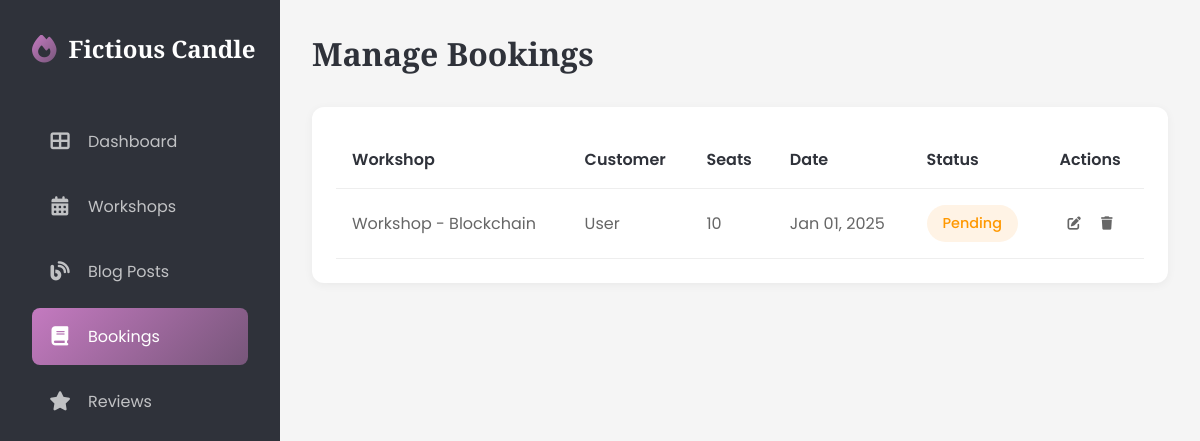
Before: /dashboard/bookings/ (signed in) with the older database file.
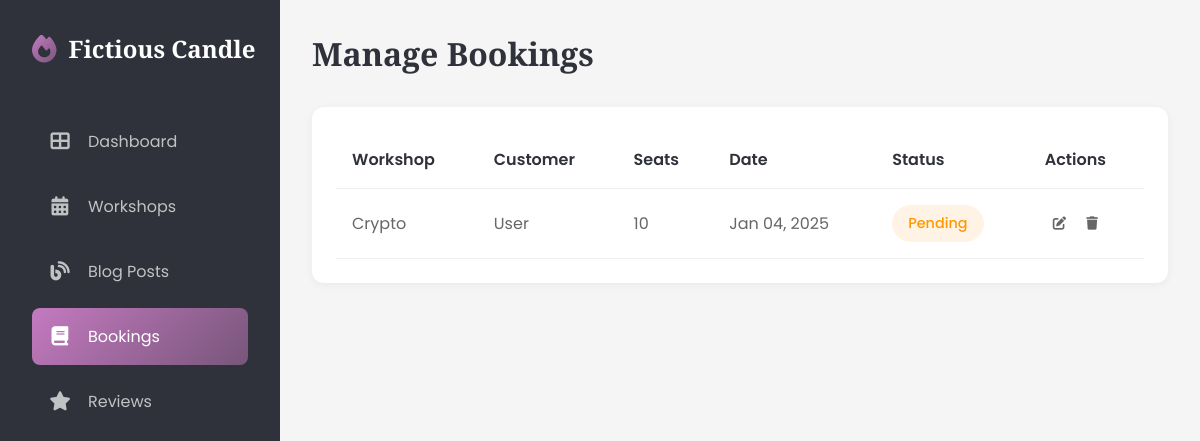
After: the same page with the newer database file.
### candle/models.py (models this page shows, shortened)
class Booking(models.Model):
    STATUS_CHOICES = [
        ('confirmed', 'Confirmed'),
        ('pending', 'Pending'),
        ('cancelled', 'Cancelled'),
    ]
    user = models.ForeignKey(User, on_delete=models.CASCADE, related_name='bookings', related_query_name='booking')
    workshop = models.ForeignKey(CandleWorkshop, on_delete=models.CASCADE, related_name='bookings', related_query_name='booking')
    booking_date = models.DateTimeField(auto_now_add=True)
    number_of_seats = models.IntegerField()
    status = models.CharField(
        max_length=10,
        choices=STATUS_CHOICES,
        default='pending'
    )
    class Meta:
        ordering = ['-booking_date']

class CandleWorkshop(models.Model):
    title = models.CharField(max_length=255)
    description = models.TextField()
    duration = models.FloatField(
        help_text='Duration of the workshop in hours (e.g., 1.5 for 1.5 hours)'
    )
    thumbnail = models.ImageField(
        upload_to='workshop_thumbnails/',
        null=True,
        blank=True,
        help_text='Featured image for the workshop'
    )
    date = models.DateField()
    time = models.TimeField()
    price = models.DecimalField(max_digits=10, decimal_places=2)
    capacity = models.IntegerField()
    class Meta:
        ordering = ("-date",)

### candle/views.py (the view)
# urls.py: path("bookings/",DashboardBookingView.as_view(),name="dashboard_bookings"),
class DashboardBookingView(LoginRequiredMixin,ListView):
    model = Booking
    template_name = "candle/dashboard/bookings.html"
    context_object_name = 'bookings'
    paginate_by = 10
    def get_queryset(self):
        user = self.request.user
        if user.is_superuser:
            return Booking.objects.all().order_by('-booking_date')
        return Booking.objects.filter(user=user).order_by('-booking_date')
    def get_context_data(self, **kwargs):
        context = super().get_context_data(**kwargs)
        context["active_menu"] = "bookings"
        return context

### candle/context_processors.py (called while the page is built)
def company_info(request):
    config = {
        "latest_blogs":Blogpost.objects.all()[:6],
        "latest_workshops":CandleWorkshop.objects.all()[:6]
    }
    try:
        config.update(Config.objects.first().as_dict())
    except Exception as e:
        pass
    return config

### candle/models.py (called while the page is built)
    def as_dict(self):
        return {
            'site_name': self.site_name or '',
            'site_title': self.site_title or '',
            'site_description': self.site_description or '',
            'facebook_url': self.facebook_url or '',
            'instagram_url': self.instagram_url or '',
            "pinterest_url": self.pinterest_url or ""
        }

### candle/templates/candle/dashboard/bookings.html (shortened to what this page needs)
{% extends 'candle/dashboard/base.html' %}
{% block content %}
<main class="main-content">
    <div class="page-header">
        <h1 class="page-title">Manage Bookings</h1>
    </div>
    <div class="table-container">
        {% if not bookings %}
        <div class="empty-state">
            <i class="fas fa-calendar-xmark"></i>
            <p>No Recent Bookings</p>
            <span>New bookings will appear here</span>
        </div>
        {% else %}
        <table>
            <thead>
                <tr>
                    <th>Workshop</th>
                    {% if user.is_superuser %}
                    <th>Customer</th>
                    {% endif %}
                    <th>Seats</th>
                    <th>Date</th>
                    <th>Status</th>
                    <th>Actions</th>
                </tr>
            </thead>
            <tbody>
                {% for booking in bookings %}
                    <tr>
                        <td>{{booking.workshop.title}}</td>
                        {% if user.is_superuser %}
                        <td>{{booking.user.get_full_name|default:"User"}}</td>
                        {% endif %}
                        <td>{{booking.number_of_seats}}</td>
                        <td>{{booking.booking_date|date:"M d, Y"}}</td>
                        <td><span class="status status-{{booking.status}}">{{booking.get_status_display}}</span></td>
                        <td>
                            <button class="action-btn" onclick="openBookingModal({{booking.id}})"><i class="fas fa-edit"></i></button>
                            <form method="post" action="{% url 'candle:delete_bookings' booking.id %}" class="delete-form">
                                <button type="submit" class="action-btn">
                                    <i class="fas fa-trash"></i>
                                </button>
                            </form>
                        </td>
                    </tr>
                {% endfor %}
            </tbody>
        </table>
        {% endif %}
    </div>
</main>
{% endblock content %}

Changed rows visible on the page:
removed Booking: workshop "Workshop - Blockchain", user.get_full_name "User", number_of_seats "10", booking_date "Jan 01, 2025", status "Pending"
added Booking: workshop "Crypto", user.get_full_name "User", number_of_seats "10", booking_date "Jan 04, 2025", status "Pending"
